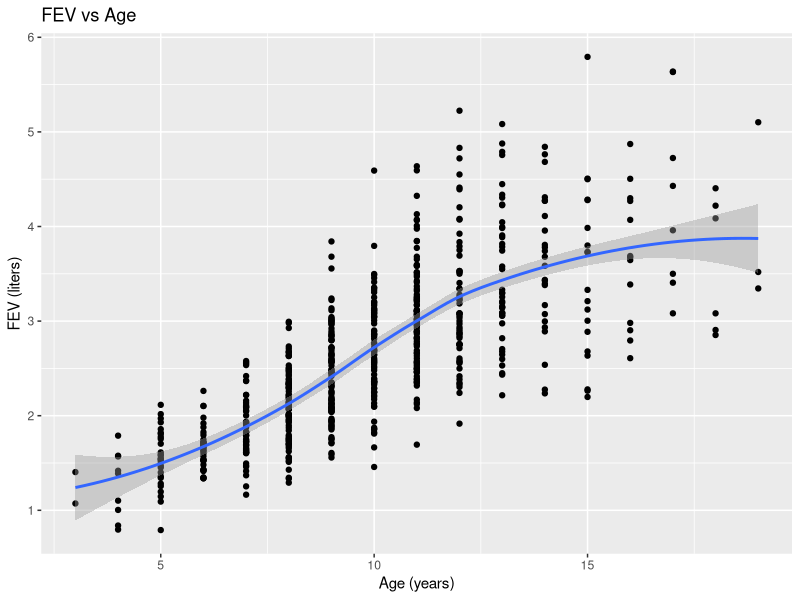
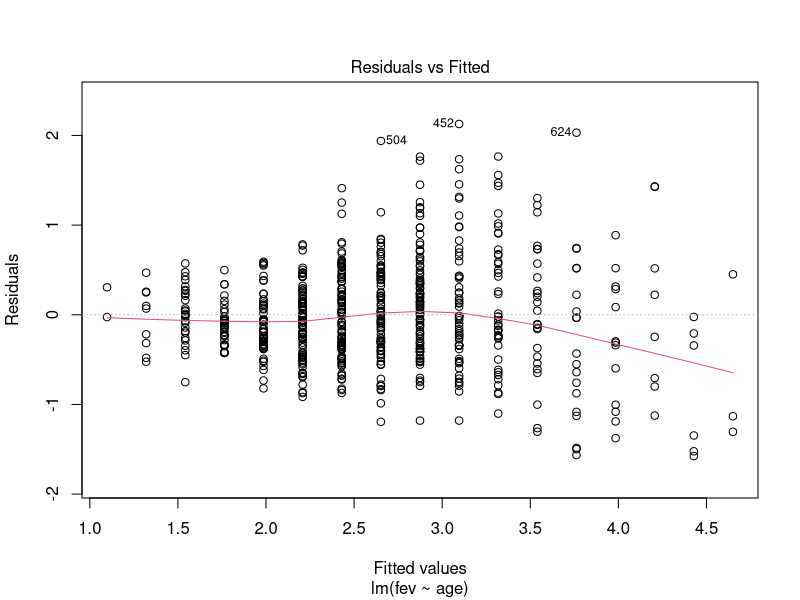
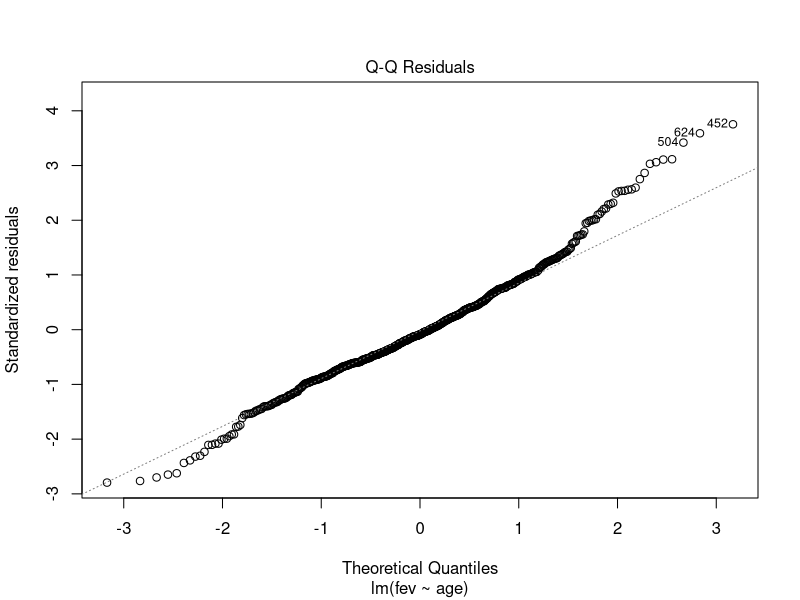
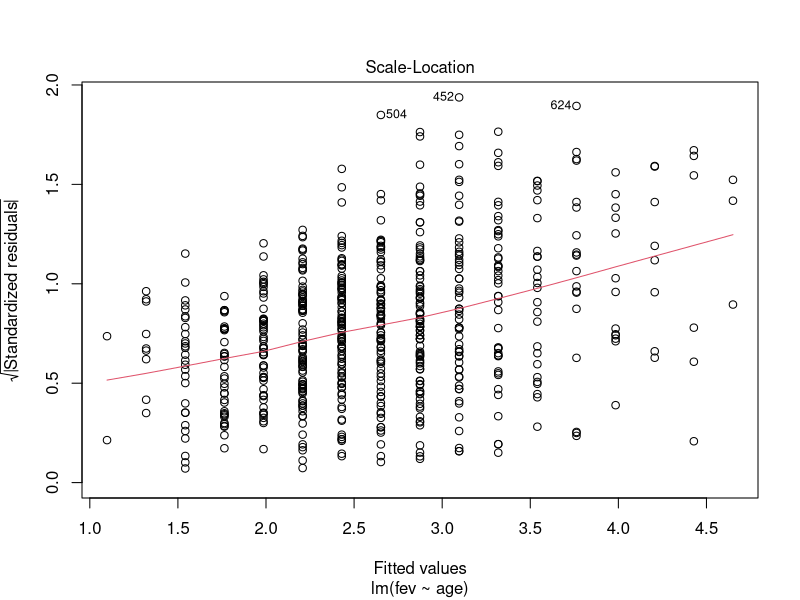
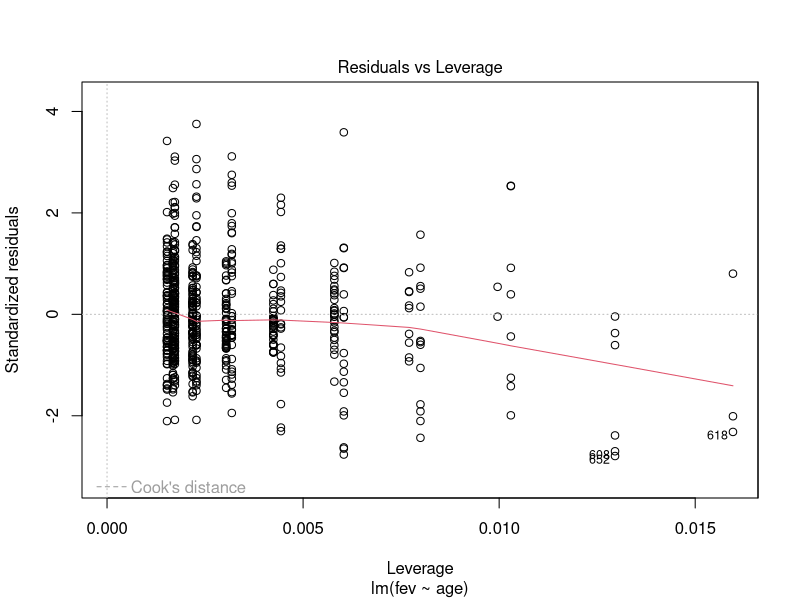
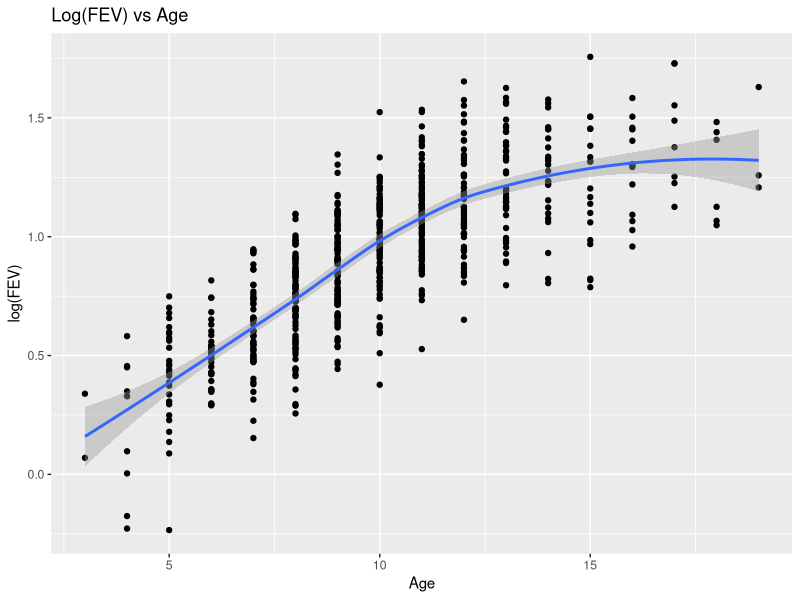
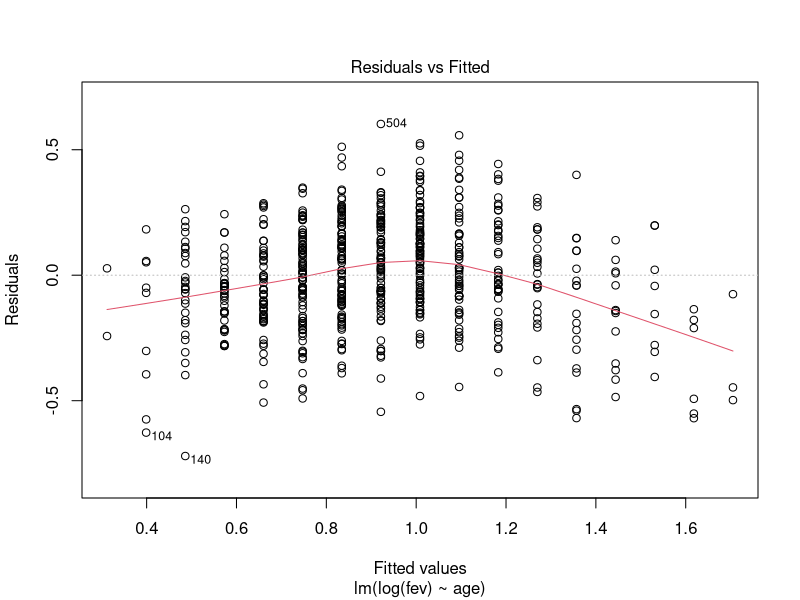
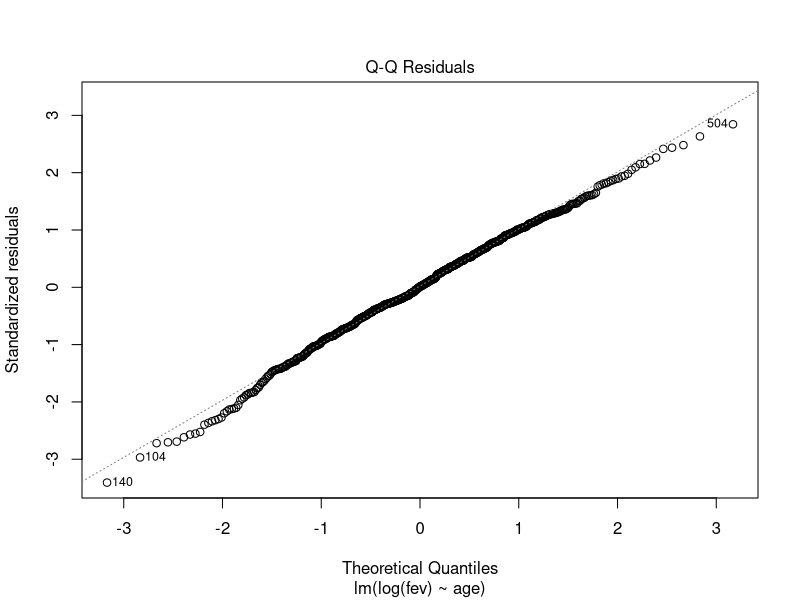

The R script that drew these images, in order:
# (a) Load the data into R
fevdata <- read.table("./fevdata.txt", header = TRUE)

# str(fevdata)

# (b) Plot the data for the response and independent variables
#     Include a smoothed function on the plot
library(ggplot2)
ggplot(fevdata, aes(x = age, y = fev)) +
  geom_point() +
  geom_smooth(method = "loess") +
  labs(title = "FEV vs Age", x = "Age (years)", y = "FEV (liters)")

# (c) Fit a straight line model
model1 <- lm(fev ~ age, data = fevdata)

summary(model1)

# (d) Perform an analysis of variance analysis
anova(model1)

# (g) Compute the sample Pearson correlation coefficient
cor.test(fevdata$age, fevdata$fev)

# (i) Perform the residual analysis
plot(model1)

# (j) Fit a simple linear regression model in which 
#     the response variable is the nature log
#     of the response variable
model2 <- lm(log(fev) ~ age, data = fevdata)

summary(model2)

# (k) Repeat the part (b) and part (i) using the transformed data
# (b):
ggplot(fevdata, aes(x = age, y = log(fev))) +
  geom_point() +
  geom_smooth(method = "loess") +
  labs(title = "Log(FEV) vs Age", x = "Age", y = "log(FEV)")

# (i):
plot(model2)

# (l) Plot the estimated regression function,
#     the 95% confidence intervals for the mean response
#     95% prediction intervals for a range of X values that span the data
